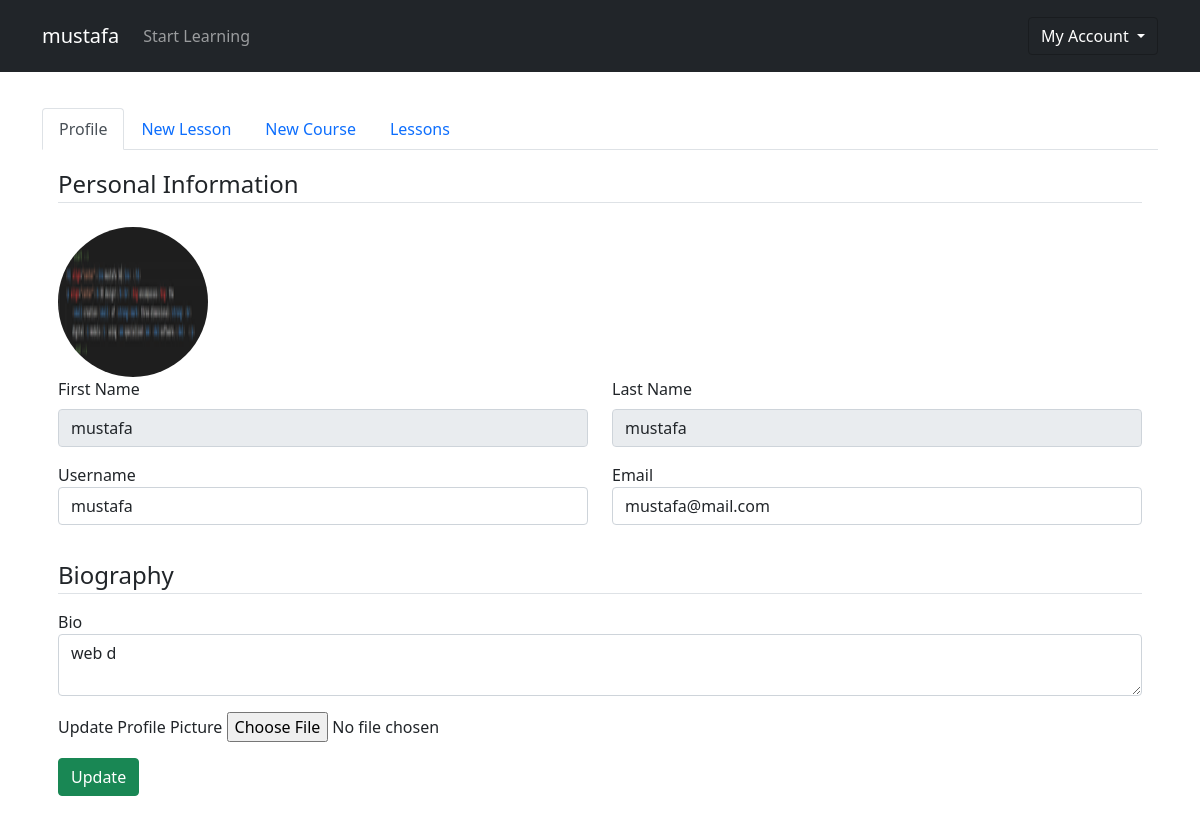
/dashboard/profile (signed in), run on the app's committed database.
### pythonic/models.py (models this page shows, shortened)
class User(db.Model, UserMixin):
    __tablename__ = 'user'
    id: so.Mapped[int] = so.mapped_column(primary_key=True)
    fname: so.Mapped[str] = so.mapped_column(sa.String(25), nullable=False)
    lname: so.Mapped[str] = so.mapped_column(sa.String(25), nullable=False)
    username: so.Mapped[str] = so.mapped_column(sa.String(25), unique=True, nullable=False)
    email: so.Mapped[str] = so.mapped_column(sa.String(125), unique=True, nullable=False)
    image_file: so.Mapped[str] = so.mapped_column(sa.String(20), nullable=False, default="default.jpg")
    bio = db.Column(db.Text, nullable=True)
    password: so.Mapped[str] = so.mapped_column(sa.String(60), nullable=False)
    lessons: so.WriteOnlyMapped[List['Lesson']] = so.relationship("Lesson", back_populates="author", lazy=True)

### pythonic/routes.py (the view)
@app.route("/dashboard/profile", methods=["GET", "POST"])
@login_required
def profile():
    profile_form = UpdateProfileForm()
    if profile_form.validate_on_submit():
        if profile_form.picture.data:
            picture_file = save_picture(
                profile_form.picture.data, "static/user_pics", output_size=(150, 150)
            )
            current_user.image_file = picture_file
        current_user.username = profile_form.username.data
        current_user.email = profile_form.email.data
        current_user.bio = profile_form.bio.data
        db.session.commit()
        flash("Your profile has been updated", "success")
        return redirect(url_for("profile"))
    elif request.method == "GET":
        profile_form.username.data = current_user.username
        profile_form.email.data = current_user.email
        profile_form.bio.data = current_user.bio
    image_file = url_for("static", filename=f"user_pics/{current_user.image_file}")
    return render_template(
        "profile.html",
        title="Profile",
        profile_form=profile_form,
        image_file=image_file,
        active_tab="profile",
    )

### pythonic/forms.py (shortened to what this page needs)
class UpdateProfileForm(FlaskForm):
    username = StringField(
        "Username", validators=[DataRequired(), Length(min=2, max=25)]
    )
    email = StringField("Email", validators=[DataRequired(), Email()])
    bio = TextAreaField("Bio")
    picture = FileField(
        "Update Profile Picture", validators=[FileAllowed(["jpg", "png"])]
    )
    submit = SubmitField("Update")

### pythonic/models.py (called while the page is built)
@login_manager.user_loader
def load_user(user_id):
    return User.query.get(int(user_id))

### pythonic/templates/profile.html (shortened to what this page needs)
{% extends "dashboard.html"%}
{% block profile %}
<div class="{{'tab-pane show active fade p-3' if active_tab=='profile' else 'tab-pane fade p-3'}}" id="nav-profile"
    role="tabpanel" aria-labelledby="nav-profile-tab">
    <form action=" " method="POST" enctype="multipart/form-data">
        <fieldset class='form-group'>
            <legend class='border-bottom mb-4'>Personal Information</legend>
            <img class="rounded-circle user-img" src="{{image_file}}" alt="">
            <div class='form-group'>
                <div class="row mb-3">
                    <div class="col">
                        <label for="fname" class="form-label">First Name</label>
                        <input class="form-control" type="text" value="{{ current_user.fname}}" readonly>
                    </div>
                    <div class="col">
                        <label for="lname" class="form-label">Last Name</label>
                        <input class="form-control" type="text" value="{{ current_user.lname}}" readonly>
                    </div>
                </div>
                <div class="row mb-3">
                    <div class="col">
                        {{ profile_form.username.label(class='form-control-label')}}
                        {% if profile_form.username.errors%}
                        {{ profile_form.username(class='form-control form-control-lg is-invalid')}}
                        <div class="invalid-feedback">
                            {% for error in profile_form.username.errors %}
                            <span>{{error}}</span>
                            {% endfor %}
                        </div>
                        {% else %}
                        {{ profile_form.username(class='form-control form-control')}}
                        {% endif %}
                    </div>
                    <div class="col">
                        {{ profile_form.email.label(class='form-control-label')}}
                        {% if profile_form.email.errors%}
                        {{ profile_form.email(class='form-control form-control-lg is-invalid')}}
                        <div class="invalid-feedback">
                            {% for error in profile_form.email.errors %}
                            <span>{{error}}</span>
                            {% endfor %}
                        </div>
                        {% else %}
                        {{ profile_form.email(class='form-control form-control')}}
                        {% endif %}
                    </div>
                </div>
            </div>
        </fieldset>
        <fieldset>
            <legend class="border-bottom my-3">Biography</legend>
            <div class="form-group">
                <div class="my-3">
                    {{ profile_form.bio.label(class='form-control-label') }}
                    {{ profile_form.bio(class='form-control') }}
                </div>
                <div class="form-group mb-3">
                    {{ profile_form.picture.label}}
                    {{ profile_form.picture(class='form-control-file')}}
                </div>
                <div class="col-12">
                    <button class="btn btn-success" type="submit">Update</button>
                </div>
            </div>
        </fieldset>
    </form>
</div>
{% endblock profile %}

### pythonic/static/main.css (style rules this page uses)
body::before { display: block; content: ''; height: 60px; }
.user-img { height: 150px; width: 150px; margin-right: 8px; }

### data on the page
User: fname "mustafa", lname "mustafa", username "mustafa", email "mustafa@mail.com", bio "web d"

### other printed values
{{ profile_form.username.label(class='form-control-label') }} "Username"
{{ profile_form.email.label(class='form-control-label') }} "Email"
{{ profile_form.bio.label(class='form-control-label') }} "Bio"
{{ profile_form.picture.label }} "Update Profile Picture"
